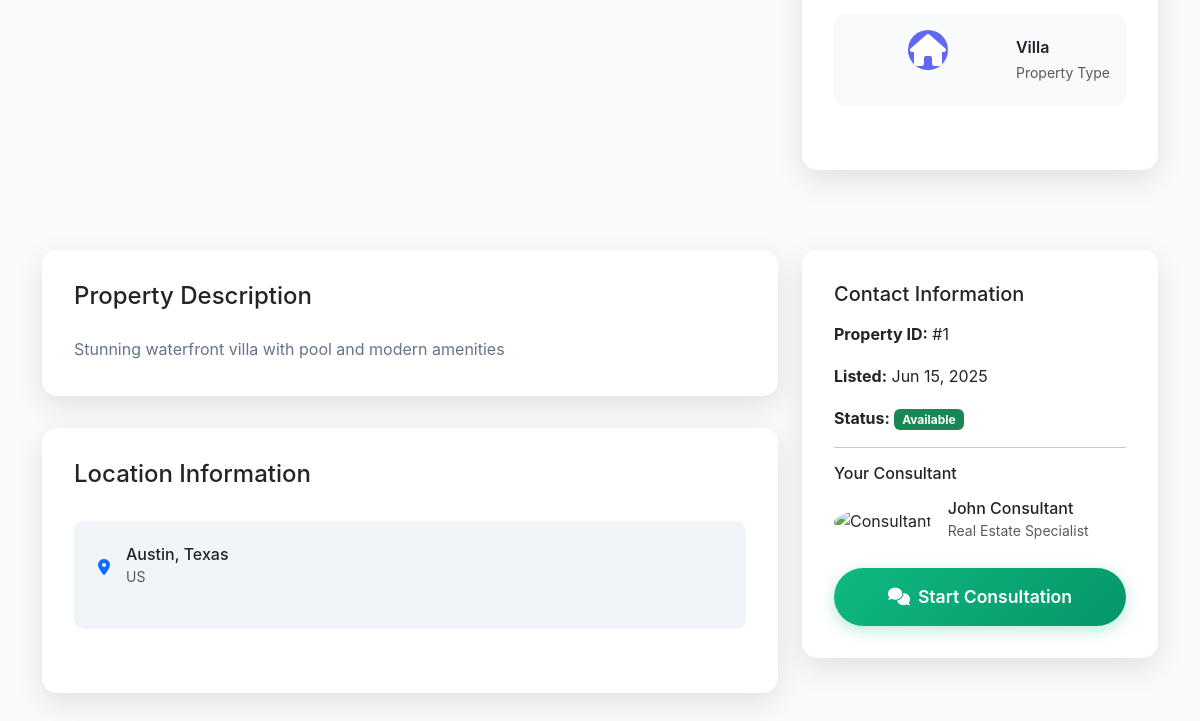
/property-details.php?id=1 (lower part), run on an earlier commit of the app's database.
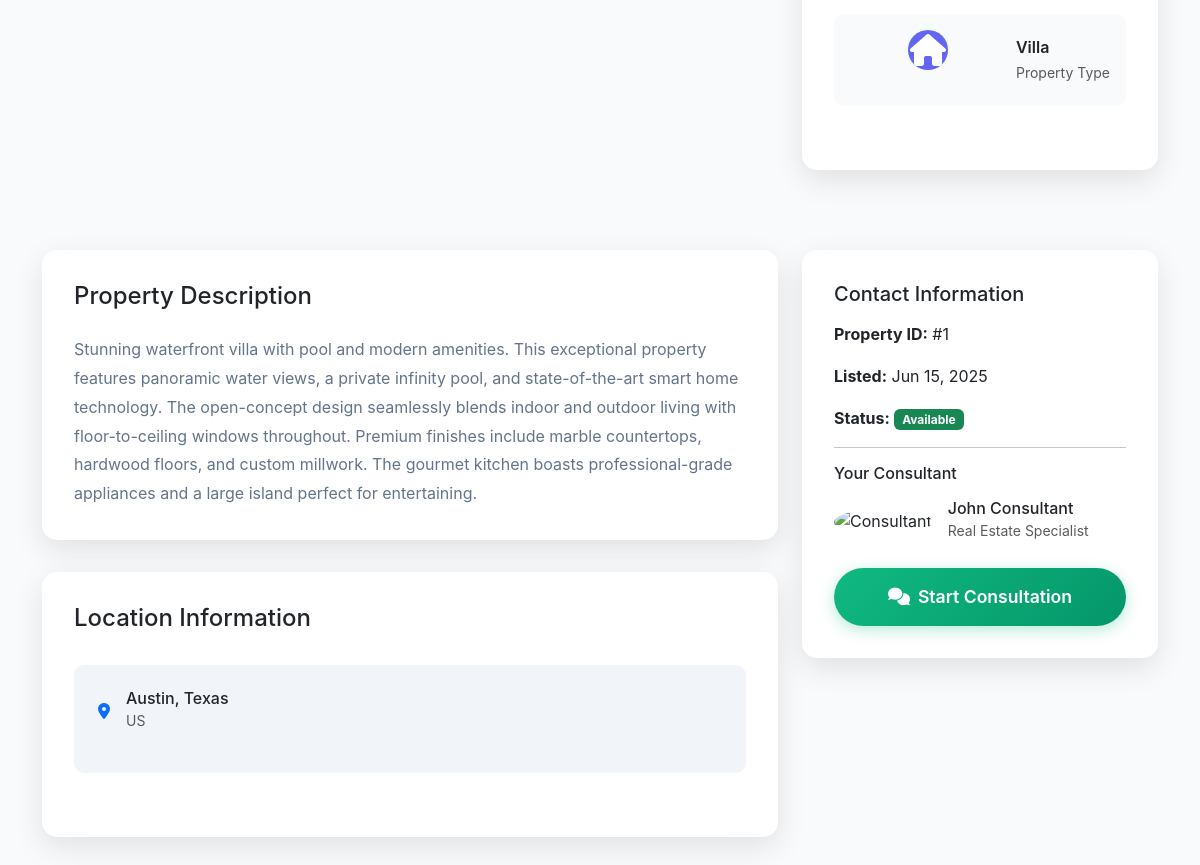
And on a later commit of the database.
### tables this page shows
CREATE TABLE IF NOT EXISTS properties (
    id INT AUTO_INCREMENT PRIMARY KEY,
    title VARCHAR(255) NOT NULL,
    description TEXT,
    location VARCHAR(255) NOT NULL,
    country ENUM('US', 'Dubai') NOT NULL,
    property_type ENUM('house', 'apartment', 'villa', 'condo') NOT NULL,
    bedrooms INT NOT NULL,
    bathrooms INT NOT NULL,
    square_feet INT NOT NULL,
    price_bhs DECIMAL(15, 2) NOT NULL,
    listing_type ENUM('buy', 'rent', 'sell', 'invest') NOT NULL,
    status ENUM('available', 'sold', 'rented', 'pending') DEFAULT 'available',
    featured BOOLEAN DEFAULT FALSE,
    images JSON,
    created_at TIMESTAMP DEFAULT CURRENT_TIMESTAMP,
    updated_at TIMESTAMP DEFAULT CURRENT_TIMESTAMP ON UPDATE CURRENT_TIMESTAMP
);

### property-details.php (the view, shortened to what the changed rows need)
<?php
$property_id = isset($_GET['id']) ? (int)$_GET['id'] : 0;
$database = new Database();
$conn = $database->getConnection();
$query = "SELECT * FROM properties WHERE id = :id AND status = 'available'";
$stmt = $conn->prepare($query);
$stmt->bindParam(':id', $property_id);
$stmt->execute();
$property = $stmt->fetch(PDO::FETCH_ASSOC);
$status_classes = [
    'available' => 'bg-success',
    'sold' => 'bg-danger',
    'rented' => 'bg-warning',
    'pending' => 'bg-info'
];
$status_class = $status_classes[$property['status']] ?? 'bg-secondary';
?>
<!DOCTYPE html>
<html lang="en">
<head>
    <link href="https://cdn.jsdelivr.net/npm/bootstrap@5.3.0/dist/css/bootstrap.min.css" rel="stylesheet">
    <link href="https://cdnjs.cloudflare.com/ajax/libs/font-awesome/6.0.0/css/all.min.css" rel="stylesheet">
    <link href="styles.css" rel="stylesheet">
</head>
<body>
    <section class="property-details-section" style="padding-top: 120px; padding-bottom: 80px; background: #f8fafc;">
        <div class="container">
            <div class="row">
                <div class="col-lg-4">
                    <div class="property-info-card">
                        <div class="feature-grid">
                            <div class="feature-item">
                                <div>
                                    <div class="fw-semibold"><?php echo ucfirst($property['property_type']); ?></div>
                                    <small class="text-muted">Property Type</small>
                                </div>
                            </div>
                        </div>
                    </div>
                </div>
            </div>
            <div class="row mt-5">
                <div class="col-lg-8">
                    <div class="property-info-card">
                        <h4 class="mb-4">Property Description</h4>
                        <div class="property-description">
                            <?php echo nl2br(htmlspecialchars($property['description'] ?: 'No description available.')); ?>
                        </div>
                    </div>
                    <div class="property-info-card">
                        <div class="location-info">
                            <div class="d-flex align-items-center mb-3">
                                <div>
                                    <h6 class="mb-0"><?php echo htmlspecialchars($property['location']); ?></h6>
                                    <small class="text-muted"><?php echo htmlspecialchars($property['country']); ?></small>
                                </div>
                            </div>
                        </div>
                    </div>
                </div>
                <div class="col-lg-4">
                    <div class="property-info-card">
                        <div class="contact-info">
                            <div class="mb-3">
                                <strong>Property ID:</strong>
                                <span>#<?php echo $property['id']; ?></span>
                            </div>
                            <div class="mb-3">
                                <strong>Listed:</strong>
                                <span><?php echo date('M j, Y', strtotime($property['created_at'])); ?></span>
                            </div>
                            <div class="mb-3">
                                <strong>Status:</strong>
                                <span class="badge <?php echo $status_class; ?>"><?php echo ucfirst($property['status']); ?></span>
                            </div>
                        </div>
                    </div>
                </div>
            </div>
        </div>
    </section>
</body>
</html>

What changed in the data, as far as the page shows it:
changed properties "Villa": description "Stunning waterfront villa with pool and modern amenities" → "…with pool and modern amenities. This exceptional property features panoramic water views, a private infinity pool, and state-of-the-art smart home technology. The open-concept design seamlessly blends indoor and outdoor living with floor-to-ceiling windows throughout. Premium finishes include marble countertops, hardwood floors, and custom millwork. The gourmet kitchen boasts professional-grade appliances and a large island perfect for entertaining."
